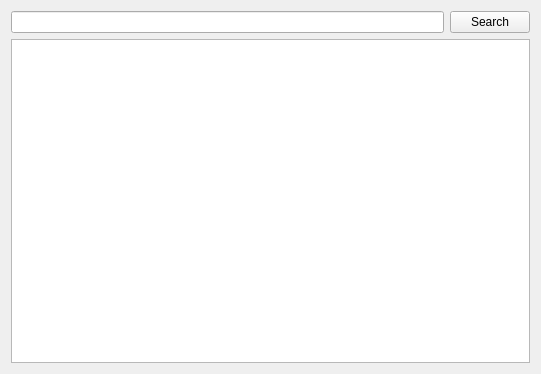
<?xml version="1.0" encoding="UTF-8"?>
<ui version="4.0">
 <class>NetworkMarksViewForm</class>
 <widget class="QWidget" name="NetworkMarksViewForm">
  <property name="geometry">
   <rect>
    <x>0</x>
    <y>0</y>
    <width>541</width>
    <height>374</height>
   </rect>
  </property>
  <property name="windowTitle">
   <string>Form</string>
  </property>
  <layout class="QVBoxLayout" name="verticalLayout_2">
   <item>
    <layout class="QVBoxLayout" name="verticalLayout">
     <item>
      <layout class="QHBoxLayout" name="horizontalLayout">
       <item>
        <widget class="QLineEdit" name="search"/>
       </item>
       <item>
        <widget class="QPushButton" name="searchButton">
         <property name="text">
          <string>Search</string>
         </property>
        </widget>
       </item>
      </layout>
     </item>
     <item>
      <widget class="QTreeView" name="treeNetMarks"/>
     </item>
    </layout>
   </item>
  </layout>
 </widget>
 <resources/>
 <connections/>
</ui>
